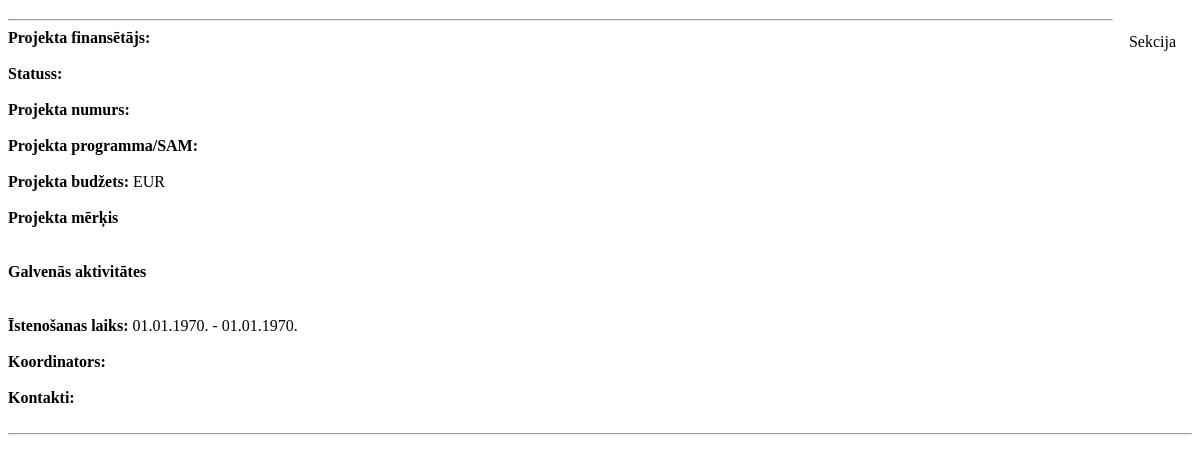
Page /individualAbout.php on the earlier database version.
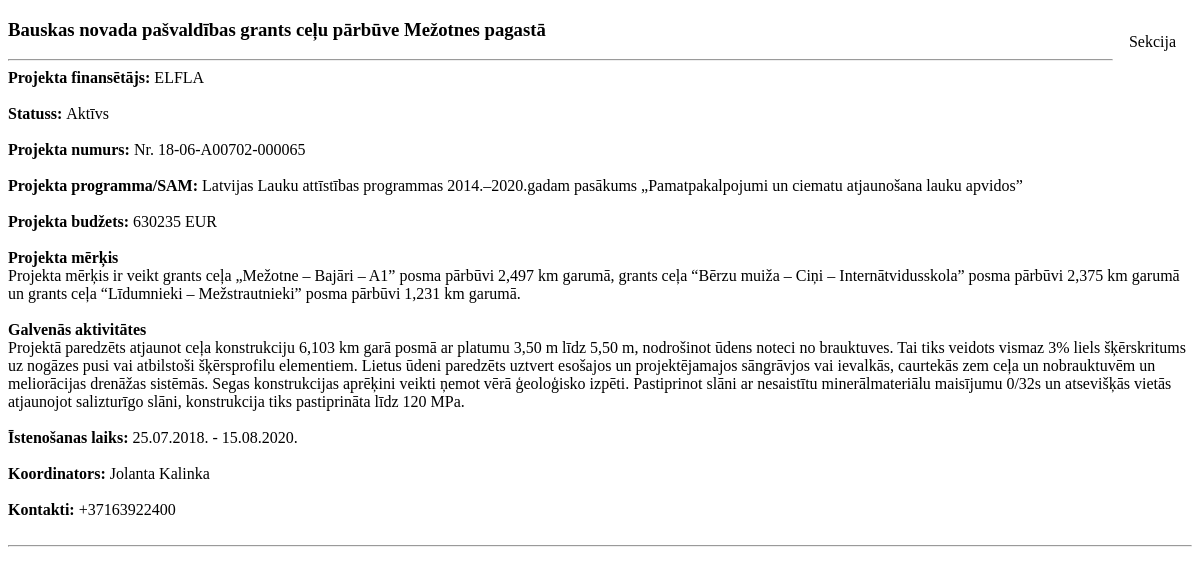
Same page on the later database version.
### tables this page shows
CREATE TABLE IF NOT EXISTS `projekti` (
  `ID` int(11) NOT NULL AUTO_INCREMENT,
  `Name` text NOT NULL,
  `Financer` text NOT NULL,
  `Status` text NOT NULL,
  `Number` text NOT NULL,
  `SAM` text NOT NULL,
  `Budget` float DEFAULT NULL,
  `Purpose` text NOT NULL,
  `Activities` text NOT NULL,
  `StartDate` date NOT NULL,
  `FinishDate` date NOT NULL,
  `CoordinatorName` text NOT NULL,
  `CoordinatorContacts` text NOT NULL,
  `BudgetSpent` float DEFAULT NULL,
  `BudgetMunicipality` float DEFAULT NULL,
  `BudgetOther` float DEFAULT NULL,
  `BudgetELFLA` float DEFAULT NULL,
  `BudgetERAF` float DEFAULT NULL,
  `BudgetESF` float DEFAULT NULL,
  `BudgetKF` float DEFAULT NULL,
  `BudgetKPFI` float DEFAULT NULL,
  `BudgetLAT-LIT` float DEFAULT NULL,
  `BudgetNor` float DEFAULT NULL,
  `BudgetCountry` float DEFAULT NULL,
  PRIMARY KEY (`ID`)
);

### individualAbout.php (the view, shortened to what this page needs)
<!DOCTYPE html>
<html lang="lv" dir="ltr">
  <head>
    <link href="https://www.bauska.lv/css/reset.css" media="screen" rel="stylesheet" type="text/css">
    <link href="https://www.bauska.lv/css/style.css" media="screen" rel="stylesheet" type="text/css">
    <link href="https://www.bauska.lv/css/custom.css" media="screen" rel="stylesheet" type="text/css">
    <link href="https://www.bauska.lv/css/mobile.css" media="screen and (max-width: 1280px)" rel="stylesheet" type="text/css">
  </head>
  <body>
    <div class='dropdown'>
            <button class='dropbtn'>Sekcija
            </button>
          </div>
    <?php
      $link = mysqli_connect(
                  'localhost',
                  'root',
                  '',
                  'bauska_projects');
      mysqli_set_charset($link,"utf8");
      $query = "SELECT * FROM projekti WHERE ID = 1";
      if ($result = mysqli_query($link, $query)) {
          $row = mysqli_fetch_assoc($result);
          echo "<section class='b-content'>";
          echo "<div class='wrap'>";
          echo "<article class='b-article'>";
          echo "<h1 class='header-1'>", $row["Name"], "</h1>";
          echo "<hr>";
          echo "<div class='tr-details'>";
          echo "<b>Projekta finansētājs: </b>", $row["Financer"], "<br><br>";
          echo "<b>Statuss: </b>", $row["Status"], "<br><br>";
          echo "<b>Projekta numurs: </b>", $row["Number"], "<br><br>";
          echo "<b>Projekta programma/SAM: </b>", $row["SAM"], "<br><br>";
          echo "<b>Projekta budžets: </b>", $row["Budget"], " EUR", "<br><br>";
          echo "<b>Projekta mērķis</b>", "<br>", $row["Purpose"], "<br><br>";
          echo "<b>Galvenās aktivitātes</b>", "<br>", $row["Activities"], "<br><br>";
          echo "<b>Īstenošanas laiks: </b>", date("d.m.Y.", strtotime($row["StartDate"])), " - ", date("d.m.Y.", strtotime($row["FinishDate"])), "<br><br>";
          echo "<b>Koordinators: </b>", $row["CoordinatorName"], "<br><br>";
          echo "<b>Kontakti: </b>", $row["CoordinatorContacts"], "<br><br>";
          echo "</div>";
          echo "<hr>";
          echo "</article>";
          echo "</div>";
          echo "</section>";
      }
     ?>
  </body>
</html>

### individualAbout.php (style rules this page uses)
.dropdown { float: right; overflow: hidden; }
.dropdown .dropbtn { font-size: 16px; border: none; outline: none; color: black; padding: 14px 16px; background-color: inherit; font-family: inherit; margin: 0; }

Differences in the rows shown:
added projekti: Name "Bauskas novada pašvaldības grants ceļu pārbūve Mežotnes pagastā", Financer "ELFLA", Status "Aktīvs", Number "Nr. 18-06-A00702-000065", SAM "Latvijas Lauku attīstības programmas 2014.–2020.gadam pasākums „Pamatpakalpojumi un ciematu atjaunošana lauku apvidos”", Budget "630235", Purpose "Projekta mērķis ir veikt grants ceļa „Mežotne – Bajāri – A1” posma pārbūvi 2,497 km garumā, grants ceļa “Bērzu muiža – Ciņi – Internātvidusskola” posma pārbūvi 2,375 km garumā un grants ceļa “Līdumnieki – Mežstrautnieki” posma pārbūvi 1,231 km garumā.", Activities "Projektā paredzēts atjaunot ceļa konstrukciju 6,103 km garā posmā ar platumu 3,50 m līdz 5,50 m, nodrošinot ūdens noteci no brauktuves. Tai tiks veidots vismaz 3% liels šķērskritums uz nogāzes pusi vai atbilstoši šķērsprofilu elementiem. Lietus ūdeni paredzēts uztvert esošajos un projektējamajos sāngrāvjos vai ievalkās, caurtekās zem ceļa un nobrauktuvēm un meliorācijas drenāžas sistēmās. Segas konstrukcijas aprēķini veikti ņemot vērā ģeoloģisko izpēti. Pastiprinot slāni ar nesaistītu minerālmateriālu maisījumu 0/32s un atsevišķās vietās atjaunojot salizturīgo slāni, konstrukcija tiks pastiprināta līdz 120 MPa.", StartDate "25.07.2018.", FinishDate "15.08.2020.", CoordinatorName "Jolanta Kalinka", CoordinatorContacts "+37163922400"
Other differences:
date("d.m.Y.", strtotime($row["StartDate"])): "01.01.1970." → (not shown)
date("d.m.Y.", strtotime($row["FinishDate"])): "01.01.1970." → (not shown)
